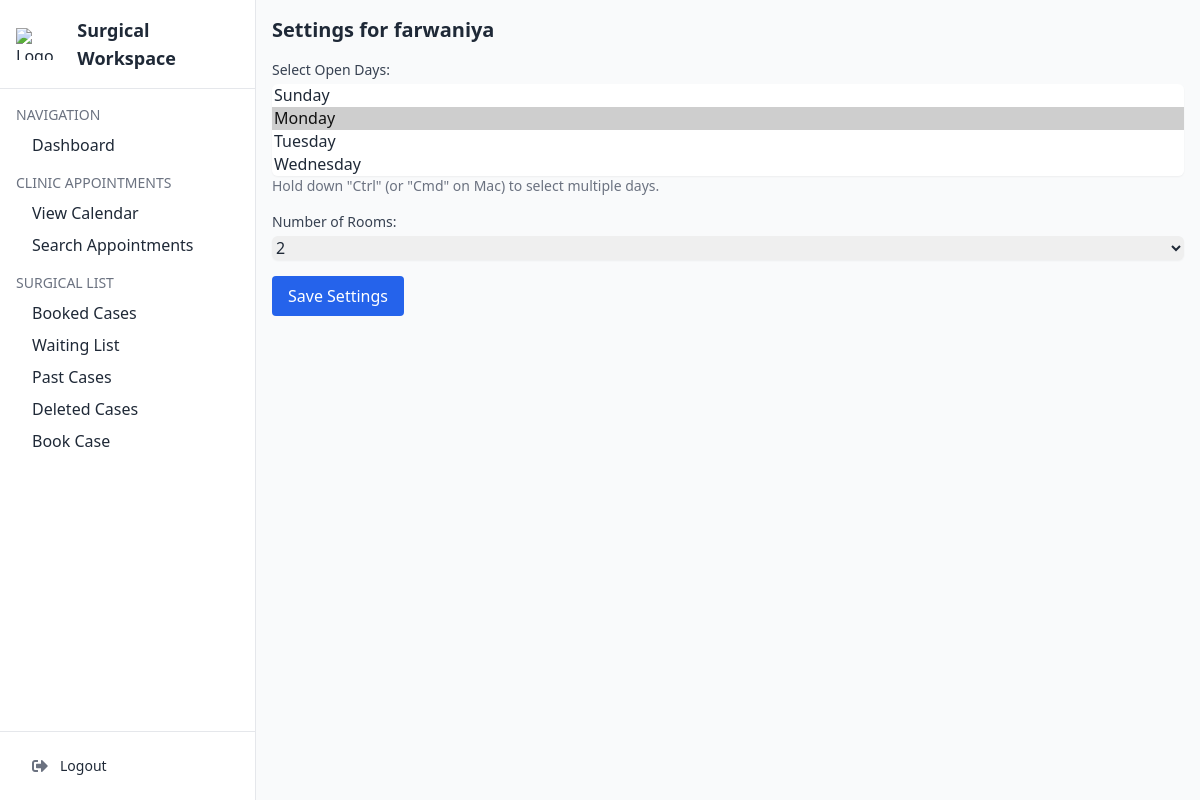
/settings/farwaniya/ (signed in), run on the app's committed database.
### core/models.py (models this page shows, shortened)
class Workspace(models.Model):
    name = models.CharField(max_length=255, unique=True)
    admin = models.OneToOneField(User, on_delete=models.CASCADE, related_name='admin_workspace')
    rooms = models.PositiveIntegerField(default=1)  # Default to 1 room
    days_open = models.JSONField(default=list)  # List of days when the clinic is open

### core/views.py (the view, shortened to what this page needs)
# urls.py: path("settings/<str:workspace_name>/", views.settings_page, name="settings_page"),
@login_required
def settings_page(request, workspace_name):
    workspace = get_object_or_404(Workspace, name=workspace_name)
    days_of_week = [
        ("Sunday", "Sunday"),
        ("Monday", "Monday"),
        ("Tuesday", "Tuesday"),
        ("Wednesday", "Wednesday"),
        ("Thursday", "Thursday"),
        ("Friday", "Friday"),
        ("Saturday", "Saturday"),
    ]
    rooms_range = range(1, 6)  # Number of rooms, from 1 to 5
    return render(
        request,
        "settings.html",
        {
            "workspace": workspace,
            "days_of_week": days_of_week,
            "rooms_range": rooms_range,  # Pass the range to the template
        },
    )

### core/templates/settings.html (shortened to what this page needs)
{% extends "base.html" %}
{% block content %}
<h1 class="text-xl font-semibold mb-4">Settings for {{ workspace.name }}</h1>
<form method="POST" class="space-y-4">
    <div>
        <label for="days_open" class="block text-sm font-medium text-gray-700">Select Open Days:</label>
        <select
            name="days_open"
            id="days_open"
            multiple
            class="block w-full mt-1 border-gray-300 rounded-md shadow-sm">
            {% for day, label in days_of_week %}
            <option value="{{ day }}" {% if day in workspace.days_open %}selected{% endif %}>
                {{ label }}
            </option>
            {% endfor %}
        </select>
        <p class="text-sm text-gray-500">Hold down "Ctrl" (or "Cmd" on Mac) to select multiple days.</p>
    </div>
    <div>
        <label for="rooms" class="block text-sm font-medium text-gray-700">Number of Rooms:</label>
        <select
            name="rooms"
            id="rooms"
            class="block w-full mt-1 border-gray-300 rounded-md shadow-sm">
            {% for i in rooms_range %}
            <option value="{{ i }}" {% if workspace.rooms == i %}selected{% endif %}>
                {{ i }}
            </option>
            {% endfor %}
        </select>
    </div>
    <button
        type="submit"
        class="px-4 py-2 bg-blue-600 text-white rounded hover:bg-blue-700">
        Save Settings
    </button>
</form>
{% endblock %}

### data on the page
Workspace: name "farwaniya", days_open "Sunday / Monday ☑ / Tuesday / Wednesday", rooms "2"
